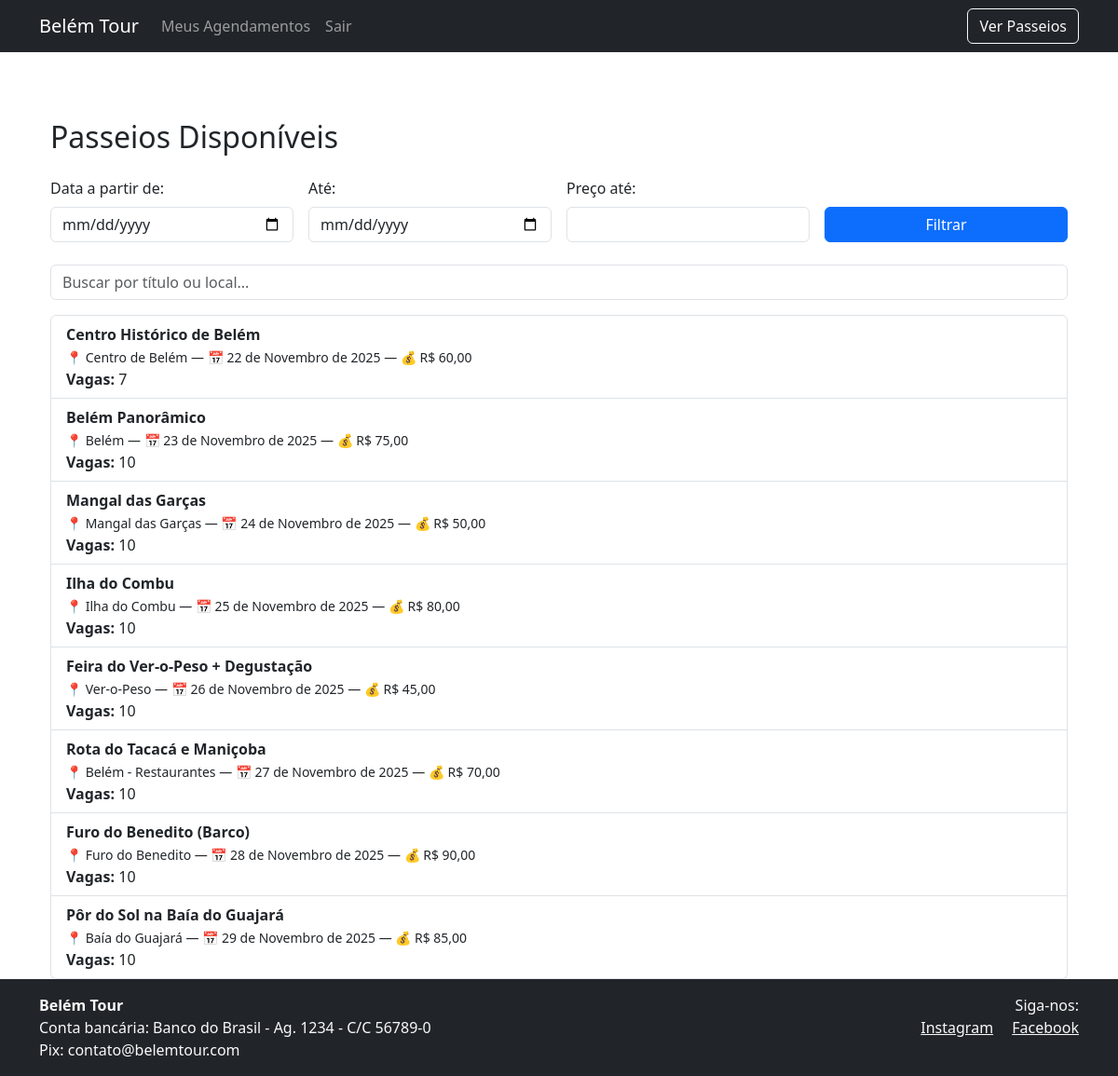
/passeios/ (signed in), run on the app's committed database.
### passeios/models.py (models this page shows, shortened)
class Passeio(models.Model):
    titulo = models.CharField(max_length=100)
    descricao = models.TextField()
    local = models.CharField(max_length=100)
    data = models.DateField()
    preco = models.DecimalField(max_digits=8, decimal_places=2)
    vagas_disponiveis = models.PositiveIntegerField(default=10)

### passeios/views.py (the view)
# urls.py: path('', views.lista_passeios, name='lista_passeios'),
def lista_passeios(request):
    passeios = Passeio.objects.all()
    form = FiltroPasseioForm(request.GET)
    if form.is_valid():
        data_min = form.cleaned_data.get('data_min')
        data_max = form.cleaned_data.get('data_max')
        preco_max = form.cleaned_data.get('preco_max')
        if data_min:
            passeios = passeios.filter(data__gte=data_min)
        if data_max:
            passeios = passeios.filter(data__lte=data_max)
        if preco_max:
            passeios = passeios.filter(preco__lte=preco_max)
    return render(request, 'passeios/lista.html', {
        'passeios': passeios,
        'form': form
    })

### passeios/forms.py
class FiltroPasseioForm(forms.Form):
    data_min = forms.DateField(
        required=False,
        widget=forms.DateInput(attrs={'type': 'date', 'class': 'form-control'}),
        input_formats=['%Y-%m-%d']
    )
    data_max = forms.DateField(
        required=False,
        widget=forms.DateInput(attrs={'type': 'date', 'class': 'form-control'}),
        input_formats=['%Y-%m-%d']
    )
    preco_max = forms.DecimalField(
        required=False,
        min_value=0,
        decimal_places=2,
        widget=forms.NumberInput(attrs={'class': 'form-control'})
    )

### passeios/templates/passeios/lista.html (shortened to what this page needs)
{% extends 'base.html' %}
{% block content %}
<div class="container mt-5">
  <h2 class="mb-4">Passeios Disponíveis</h2>
  <form method="get" class="row g-3 mb-4">
    <div class="col-md-3">
      <label for="data_min" class="form-label">Data a partir de:</label>
      {{ form.data_min }}
    </div>
    <div class="col-md-3">
      <label for="data_max" class="form-label">Até:</label>
      {{ form.data_max }}
    </div>
    <div class="col-md-3">
      <label for="preco_max" class="form-label">Preço até:</label>
      {{ form.preco_max }}
    </div>
    <div class="col-md-3 d-flex align-items-end">
      <button type="submit" class="btn btn-primary w-100">Filtrar</button>
    </div>
  </form>
  <input type="text" id="busca" class="form-control mb-3" placeholder="Buscar por título ou local...">
  <ul class="list-group" id="lista-passeios">
    {% for passeio in passeios %}
    <li class="list-group-item passeio-item">
      <a href="{% url 'detalhe_passeio' passeio.id %}" class="text-decoration-none text-dark">
        <strong>{{ passeio.titulo }}</strong>
      </a><br>
      <small>
        📍 {{ passeio.local }} — 📅 {{ passeio.data }} — 💰 R$ {{ passeio.preco }}
      </small><br>
      <strong>Vagas:</strong> {{ passeio.vagas_disponiveis }}
    </li>
    {% empty %}
    <li class="list-group-item">Nenhum passeio encontrado com esses filtros.</li>
    {% endfor %}
  </ul>
</div>
{% endblock %}

### data on the page
Passeio: titulo "Centro Histórico de Belém", local "Centro de Belém", data "22 de Novembro de 2025", preco "60,00", vagas_disponiveis "7"
Passeio: titulo "Belém Panorâmico", local "Belém", data "23 de Novembro de 2025", preco "75,00", vagas_disponiveis "10"
Passeio: titulo "Mangal das Garças", local "Mangal das Garças", data "24 de Novembro de 2025", preco "50,00", vagas_disponiveis "10"
Passeio: titulo "Ilha do Combu", local "Ilha do Combu", data "25 de Novembro de 2025", preco "80,00", vagas_disponiveis "10"
Passeio: titulo "Feira do Ver-o-Peso + Degustação", local "Ver-o-Peso", data "26 de Novembro de 2025", preco "45,00", vagas_disponiveis "10"
Passeio: titulo "Rota do Tacacá e Maniçoba", local "Belém - Restaurantes", data "27 de Novembro de 2025", preco "70,00", vagas_disponiveis "10"
Passeio: titulo "Furo do Benedito (Barco)", local "Furo do Benedito", data "28 de Novembro de 2025", preco "90,00", vagas_disponiveis "10"
Passeio: titulo "Pôr do Sol na Baía do Guajará", local "Baía do Guajará", data "29 de Novembro de 2025", preco "85,00", vagas_disponiveis "10"
